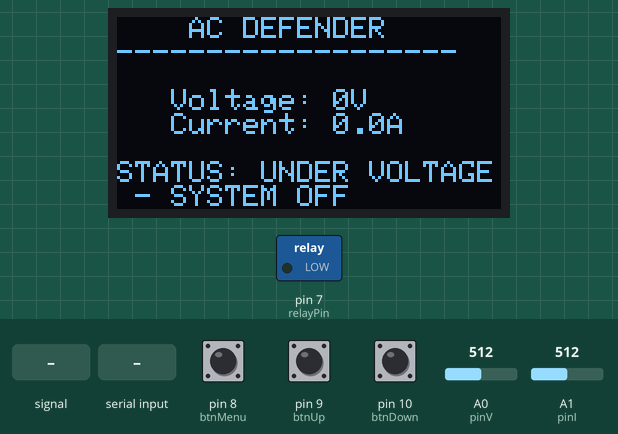
The sketch below on a simulated Arduino Uno, built with avr-gcc and run on an emulated ATmega328P. Shown: 128×64 one-colour display, switched loads named in the sketch (green lamp = pin HIGH). The inputs (shaded band) are chosen by the test bench; at power-on: pin 8 (btnMenu) HIGH, pin 9 (btnUp) HIGH, pin 10 (btnDown) HIGH, A0 (pinV) = 512, A1 (pinI) = 512. EEPROM starts erased; what the sketch prints to the serial monitor is not drawn.

Above: at 1.2 s.
1.3 s: A1 (pinI) fed a 200 Hz sine of ±460 counts around its level
At 1.5 s:
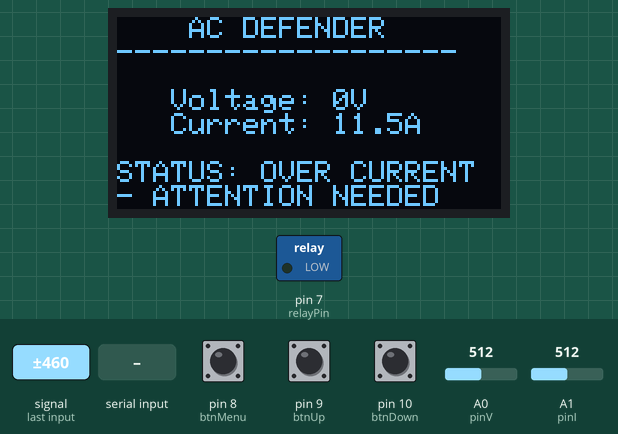
3.6 s: pin 8 (btnMenu) pulled LOW for 0.15 s
At 4.8 s:
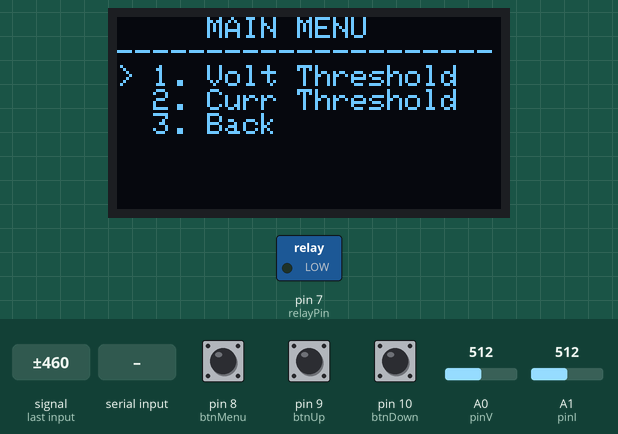
5.2 s: pin 8 (btnMenu) pulled LOW for 0.15 s
At 5.7 s:
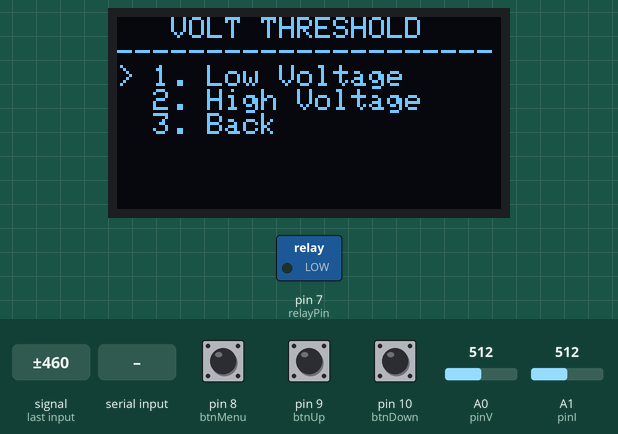
6.8 s: pin 8 (btnMenu) pulled LOW for 0.15 s
At 8.1 s:
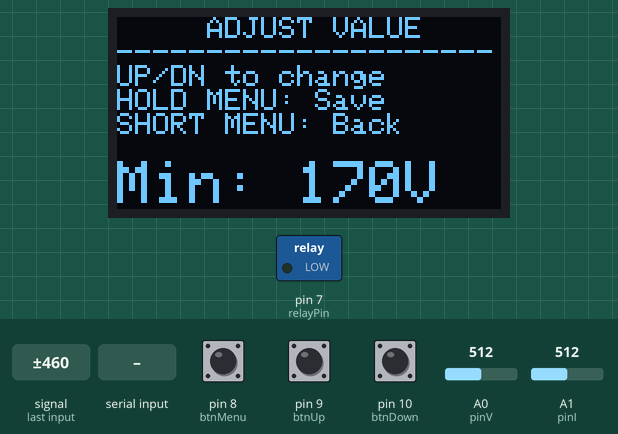
8.4 s: "SET_UV=\n" received over Serial
At 8.9 s:
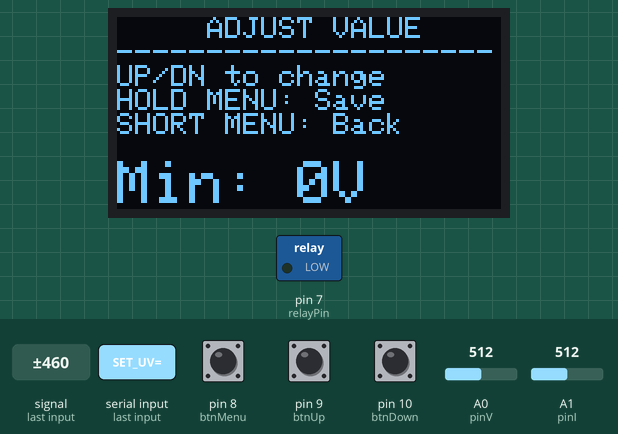
10.0 s: pin 9 (btnUp) pulled LOW for 0.15 s
At 11.3 s:
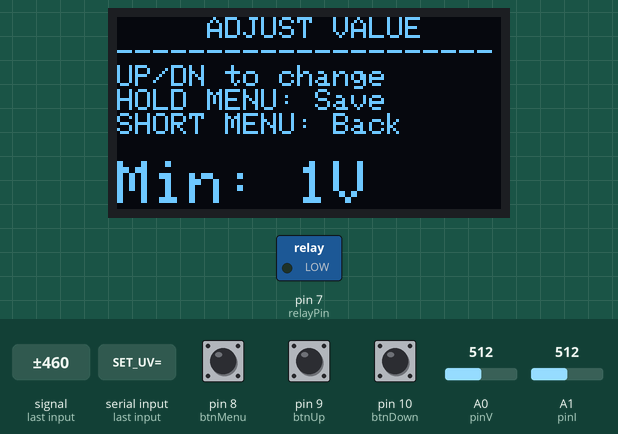
Timing chart, 0 to 12.6 s (numbered marks = the images above; inputs shaded):
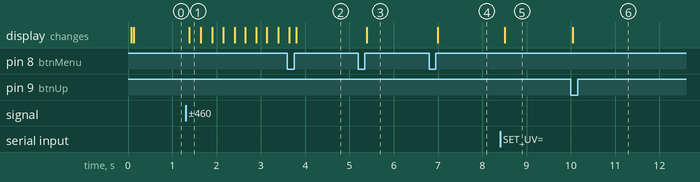

The sketch:

Firmware.ino
```cpp
#include <Wire.h>
#include <Adafruit_GFX.h>
#include <Adafruit_SSD1306.h>
#include <EEPROM.h>

#define SCREEN_WIDTH 128
#define SCREEN_HEIGHT 64
#define OLED_RESET -1
Adafruit_SSD1306 display(SCREEN_WIDTH, SCREEN_HEIGHT, &Wire, OLED_RESET);

// Pin Definitions
const int pinV = A0;
const int pinI = A1;
const int relayPin = 7;
const int btnMenu = 8;
const int btnUp = 9;
const int btnDown = 10;

// System Variables
float V_RMS = 0.0;
float I_RMS = 0.0;

bool relayState = true;
unsigned long recoveryTimer = 0;
bool systemLocked = false; // Added to permanently lock the system on Over-Current

// Fault Tracking
enum FaultType { NONE, OVER_VOLT, UNDER_VOLT, OVER_CURR, UNDER_CURR };
FaultType activeFault = NONE;

// Calibration Multipliers for Proteus Simulation to compensate any obtained value to match real value
const float V_CAL = 0.814;
const float I_CAL = 0.035;

// EEPROM Configuration for permanent storing variable value
struct Config {
  int magicNumber;
  int vLow;
  int vHigh;
  float iLow;
  float iHigh;
} config;

// UI State Machine
enum UIState { HOME, MAIN_MENU, VOLT_MENU, CURR_MENU, EDIT_VAL };
UIState currentState = HOME;
int cursorIndex = 0;
int editingTarget = 0; // 1: LowV, 2: HighV, 3: LowI, 4: HighI

// Timing  Variables
unsigned long lastDisplayUpdate = 0;
unsigned long lastButtonPress = 0;
bool displayNeedsUpdate = true;

// Long Press Logic Variables
bool lastMenu = HIGH, lastUp = HIGH, lastDown = HIGH;
unsigned long menuPressTime = 0;
bool isMenuPressed = false;
const int LONG_PRESS_TIME = 800; // 800 milliseconds to trigger a "Long Press"

void setup() {
  Serial.begin(9600);

  pinMode(relayPin, OUTPUT);
  pinMode(btnMenu, INPUT_PULLUP);
  pinMode(btnUp, INPUT_PULLUP);
  pinMode(btnDown, INPUT_PULLUP);

  // Load configuration from EEPROM & Format EEPROM on first boot
  EEPROM.get(0, config);
  if (config.magicNumber != 12345) {
    config.magicNumber = 12345;
    config.vLow = 170;
    config.vHigh = 250;
    config.iLow = 0.0;
    config.iHigh = 10.0;
    EEPROM.put(0, config);
    Serial.println(F("EEPROM Formatted."));
  }

  // Initialize OLED & Halt if OLED fails
  if(!display.begin(SSD1306_SWITCHCAPVCC, 0x3C)) {
    Serial.println(F("Display failed"));
    for(;;);
  }
  display.clearDisplay();
  display.setTextColor(WHITE);
  display.setTextSize(1);

  Serial.println(F("System Ready. Type GET_DATA to view status."));
}

void loop() {
  measureRMS();
  if (!systemLocked) {
    checkProtection();
  }
  handleButtons();
  handleSerialCommands();

  // Refresh display every 200ms or instantly if a button is pressed
  if (millis() - lastDisplayUpdate > 200 || displayNeedsUpdate) {
    updateDisplay();
    lastDisplayUpdate = millis();
    displayNeedsUpdate = false;
  }
}

// RMS Measurement & Protection
void measureRMS() {
  unsigned long startMillis = millis();
  long sumV = 0, sumI = 0;
  int count = 0;

  // 20ms sample window (One 50Hz cycle)
  while (millis() - startMillis < 20) {
    int rawV = analogRead(pinV) - 512; // Remove 2.5V DC offset from the circuit
    int rawI = analogRead(pinI) - 512;
    sumV += ((long)rawV * rawV);
    sumI += ((long)rawI * rawI);
    count++;
  }

  if (count > 0) {
    V_RMS = sqrt((float)sumV / count) * V_CAL;
    I_RMS = sqrt((float)sumI / count) * I_CAL;
  }
}

void checkProtection() {
  bool tripRelay = false;
  bool warningOnly = false;
  FaultType currentIssue = NONE;

  // 1. OVER-CURRENT: Permanent Lockout Trip
  if (I_RMS > config.iHigh) {
    tripRelay = true;
    currentIssue = OVER_CURR;
    systemLocked = true; // Permanently freezes relay OFF until reset
  }
  // 2. VOLTAGE FAULTS: 10-Second Auto-Recovery Trips
  else if (V_RMS > config.vHigh) { tripRelay = true; currentIssue = OVER_VOLT; }
  else if (V_RMS < config.vLow) { tripRelay = true; currentIssue = UNDER_VOLT; }
  // 3. UNDER-CURRENT: Warning Only (Relay stays ON)
  else if (relayState == true && I_RMS < config.iLow) {
    warningOnly = true;
    currentIssue = UNDER_CURR;
  }

  if (tripRelay) {
    digitalWrite(relayPin, LOW); // Disconnect load instantly
    relayState = false;
    recoveryTimer = millis();
    activeFault = currentIssue;
  }
  else if (warningOnly) {
    digitalWrite(relayPin, HIGH); // Keep relay ON
    relayState = true;
    activeFault = currentIssue;   // Display warning
  }
  else {
    if (!relayState) {
      if (millis() - recoveryTimer >= 10000) {
        digitalWrite(relayPin, HIGH);
        relayState = true;
        activeFault = NONE;
        displayNeedsUpdate = true;
      }
    } else {
      if (activeFault == UNDER_CURR) {
        activeFault = NONE; // Clear warning when normal
        displayNeedsUpdate = true;
      }
      digitalWrite(relayPin, HIGH);
    }
  }
}

// PC Terminal Logic
void handleSerialCommands() {
  if (Serial.available() > 0) {
    String cmd = Serial.readStringUntil('\n');
    cmd.trim();
    cmd.toUpperCase();

    if (cmd == "GET_DATA") {
      Serial.print(F("V_RMS: ")); Serial.print(V_RMS);
      Serial.print(F("V | I_RMS: ")); Serial.print(I_RMS);
      Serial.print(F("A | RELAY: ")); Serial.println(relayState ? F("ON") : F("OFF"));
    }
    else if (cmd.startsWith("SET_OV=")) {
      config.vHigh = cmd.substring(7).toInt();
      EEPROM.put(0, config);
      Serial.print(F("High Voltage set to: ")); Serial.println(config.vHigh);
    }
    else if (cmd.startsWith("SET_UV=")) {
      config.vLow = cmd.substring(7).toInt();
      EEPROM.put(0, config);
      Serial.print(F("Low Voltage set to: ")); Serial.println(config.vLow);
    }
    else if (cmd.startsWith("SET_OC=")) {
      config.iHigh = cmd.substring(7).toFloat();
      EEPROM.put(0, config);
      Serial.print(F("High Current set to: ")); Serial.println(config.iHigh);
    }
    else if (cmd.startsWith("SET_UC=")) {
      config.iLow = cmd.substring(7).toFloat();
      EEPROM.put(0, config);
      Serial.print(F("Low Current set to: ")); Serial.println(config.iLow);
    }
    else {
      Serial.println(F("Unknown Cmd. Use GET_DATA, SET_OV=, SET_UV=, SET_OC=, SET_UC="));
    }
  }
}

// Button Control Logic
void handleButtons() {
  bool currentMenu = digitalRead(btnMenu);
  bool currentUp = digitalRead(btnUp);
  bool currentDown = digitalRead(btnDown);
  unsigned long now = millis();

  // MENU BUTTON LOGIC (Handles Short vs Long Press upon Release)
  if (lastMenu == HIGH && currentMenu == LOW) {
    menuPressTime = now;
    isMenuPressed = true;
  }

  if (lastMenu == LOW && currentMenu == HIGH && isMenuPressed) {
    isMenuPressed = false;
    unsigned long pressDuration = now - menuPressTime;

    if (pressDuration > 50) { // Basic debounce
      displayNeedsUpdate = true;

      if (pressDuration >= LONG_PRESS_TIME) {
        // LONG PRESS
        if (currentState == EDIT_VAL) {
          EEPROM.put(0, config); // Save value permanently
          currentState = HOME;   // Return to home
        }
      }
      else {
        // SHORT PRESS
        switch (currentState) {
          case HOME:
            currentState = MAIN_MENU; cursorIndex = 0; break;
          case MAIN_MENU:
            if (cursorIndex == 0) { currentState = VOLT_MENU; cursorIndex = 0; }
            else if (cursorIndex == 1) { currentState = CURR_MENU; cursorIndex = 0; }
            else if (cursorIndex == 2) { currentState = HOME; }
            break;
          case VOLT_MENU:
            if (cursorIndex == 0) { currentState = EDIT_VAL; editingTarget = 1; }
            else if (cursorIndex == 1) { currentState = EDIT_VAL; editingTarget = 2; }
            else if (cursorIndex == 2) { currentState = MAIN_MENU; cursorIndex = 0; }
            break;
          case CURR_MENU:
            if (cursorIndex == 0) { currentState = EDIT_VAL; editingTarget = 3; }
            else if (cursorIndex == 1) { currentState = EDIT_VAL; editingTarget = 4; }
            else if (cursorIndex == 2) { currentState = MAIN_MENU; cursorIndex = 1; }
            break;
          case EDIT_VAL:
            // Short press means CANCEL/BACK. Fetch old value from EEPROM to undo RAM changes.
            EEPROM.get(0, config);
            if (editingTarget == 1 || editingTarget == 2) {
              currentState = VOLT_MENU;
              cursorIndex = editingTarget - 1;
            } else {
              currentState = CURR_MENU;
              cursorIndex = editingTarget - 3;
            }
            break;
        }
      }
    }
  }
  lastMenu = currentMenu;

  // UP BUTTON LOGIC
  if (lastUp == HIGH && currentUp == LOW && (now - lastButtonPress > 150)) {
    lastButtonPress = now;
    displayNeedsUpdate = true;

    if (currentState == EDIT_VAL) {
      if (editingTarget == 1) config.vLow++;
      if (editingTarget == 2) config.vHigh++;
      if (editingTarget == 3) config.iLow += 0.5;
      if (editingTarget == 4) config.iHigh += 0.5;
    } else if (currentState != HOME) {
      cursorIndex--;
      if (cursorIndex < 0) cursorIndex = 2;
    }
  }
  lastUp = currentUp;

  // DOWN BUTTON LOGIC
  if (lastDown == HIGH && currentDown == LOW && (now - lastButtonPress > 150)) {
    lastButtonPress = now;
    displayNeedsUpdate = true;

    if (currentState == EDIT_VAL) {
      if (editingTarget == 1) config.vLow--;
      if (editingTarget == 2) config.vHigh--;
      if (editingTarget == 3) config.iLow -= 0.5;
      if (editingTarget == 4) config.iHigh -= 0.5;
    } else if (currentState != HOME) {
      cursorIndex++;
      if (cursorIndex > 2) cursorIndex = 0;
    }
  }
  lastDown = currentDown;
}

// OLED Rendering
void updateDisplay() {
  display.clearDisplay();
  display.setCursor(0, 0);

  if (currentState == HOME) {
    display.setTextSize(1);
    display.println(F("    AC DEFENDER    "));
    display.println("-------------------");
    display.println("");

    display.print(F("   Voltage: ")); display.print(V_RMS, 0); display.println(F("V"));
    display.print(F("   Current: ")); display.print(I_RMS, 1); display.println(F("A"));

    display.println("");
    display.print(F("STATUS: "));

  if(relayState) {
      if (activeFault == UNDER_CURR) display.print(F("UNDER CURRENT - SYSTEM ON"));
      else display.print(F("NORMAL"));
    } else {// Print the specific error that triggered the fault
      if (activeFault == OVER_VOLT) display.print(F("OVER VOLTAGE - SYSTEM OFF"));
      else if (activeFault == UNDER_VOLT) display.print(F("UNDER VOLTAGE - SYSTEM OFF"));
      else if (activeFault == OVER_CURR) display.print(F("OVER CURRENT - ATTENTION NEEDED"));
      else display.print(F("FAULT TRIPPED!"));
    }
  }

  else if (currentState == MAIN_MENU) {
    display.setTextSize(1);
    display.println(F("     MAIN MENU"));
    display.println(F("---------------------"));
    display.println(cursorIndex == 0 ? F("> 1. Volt Threshold") : F("  1. Volt Threshold"));
    display.println(cursorIndex == 1 ? F("> 2. Curr Threshold") : F("  2. Curr Threshold"));
    display.println(cursorIndex == 2 ? F("> 3. Back") : F("  3. Back"));
  }

  else if (currentState == VOLT_MENU) {
    display.setTextSize(1);
    display.println(F("   VOLT THRESHOLD"));
    display.println(F("---------------------"));
    display.println(cursorIndex == 0 ? F("> 1. Low Voltage") : F("  1. Low Voltage"));
    display.println(cursorIndex == 1 ? F("> 2. High Voltage") : F("  2. High Voltage"));
    display.println(cursorIndex == 2 ? F("> 3. Back") : F("  3. Back"));
  }

  else if (currentState == CURR_MENU) {
    display.setTextSize(1);
    display.println(F("CURRENT THRESHOLD"));
    display.println(F("---------------------"));
    display.println(cursorIndex == 0 ? F("> 1. Low Current") : F("  1. Low Current"));
    display.println(cursorIndex == 1 ? F("> 2. High Current") : F("  2. High Current"));
    display.println(cursorIndex == 2 ? F("> 3. Back") : F("  3. Back"));
  }

  else if (currentState == EDIT_VAL) {
    display.setTextSize(1);
    display.println(F("     ADJUST VALUE"));
    display.println(F("---------------------"));
    display.println(F("UP/DN to change"));
    display.println(F("HOLD MENU: Save"));
    display.println(F("SHORT MENU: Back"));

    display.setTextSize(2);
    display.setCursor(0, 48); // Push text to the bottom to make room for instructions
    if (editingTarget == 1) { display.print(F("Min: ")); display.print(config.vLow); display.print(F("V")); }
    if (editingTarget == 2) { display.print(F("Max: ")); display.print(config.vHigh); display.print(F("V")); }
    if (editingTarget == 3) { display.print(F("Min: ")); display.print(config.iLow, 1); display.print(F("A")); }
    if (editingTarget == 4) { display.print(F("Max: ")); display.print(config.iHigh, 1); display.print(F("A")); }
  }

  display.display();
}
```

Measured:
- after the input at 1.3 s, the display: changes after 0.08 s (image 1)
- after the input at 3.6 s, the display: first differs from a run without the input after 0.20 s (image 2)
- after the input at 5.2 s, the display: changes after 0.19 s (image 3)
- after the input at 6.8 s, the display: changes after 0.20 s (image 4)
- after the input at 8.4 s, the display: changes after 0.11 s (image 5)
- after the input at 10.0 s, the display: changes after 0.05 s (image 6)
